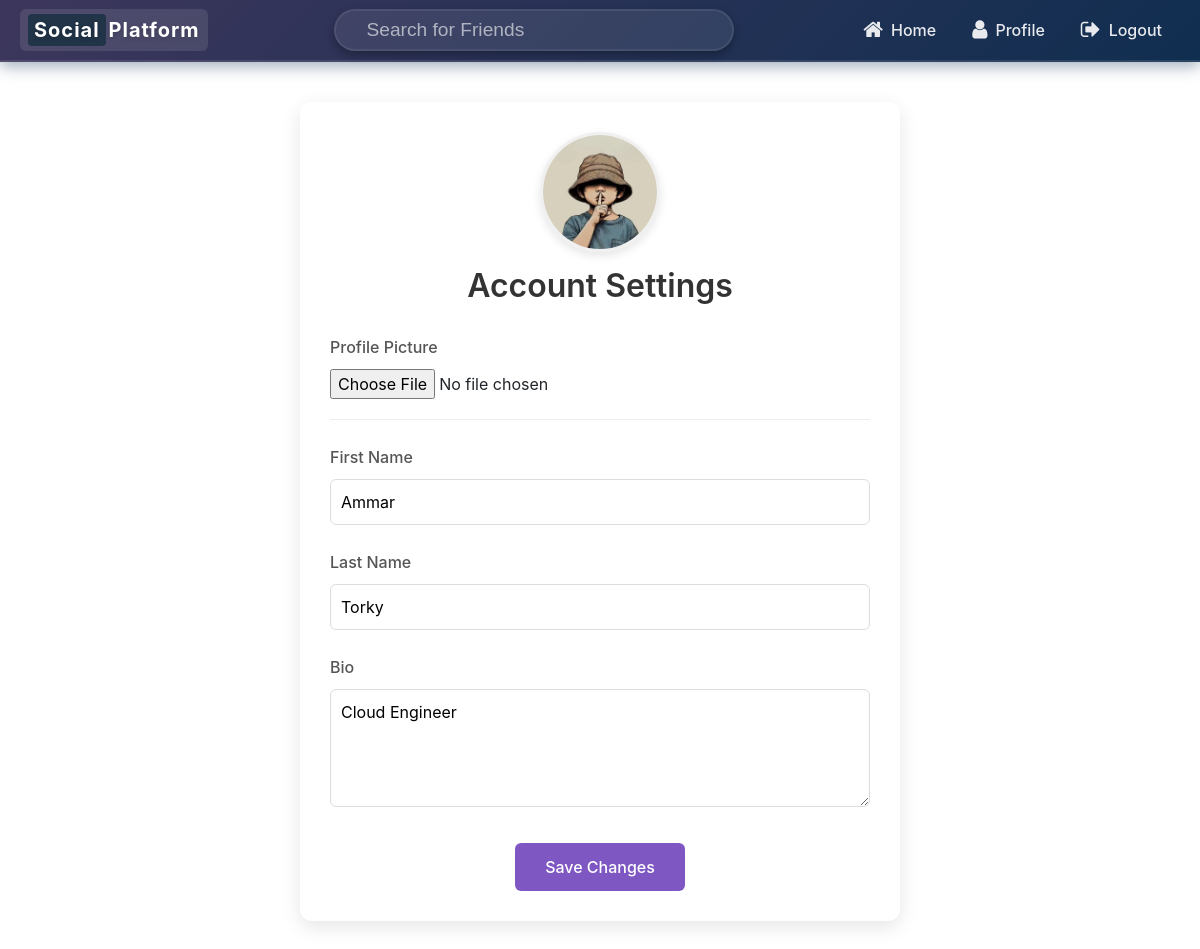
Page /settings/ (signed in) on the earlier database version.
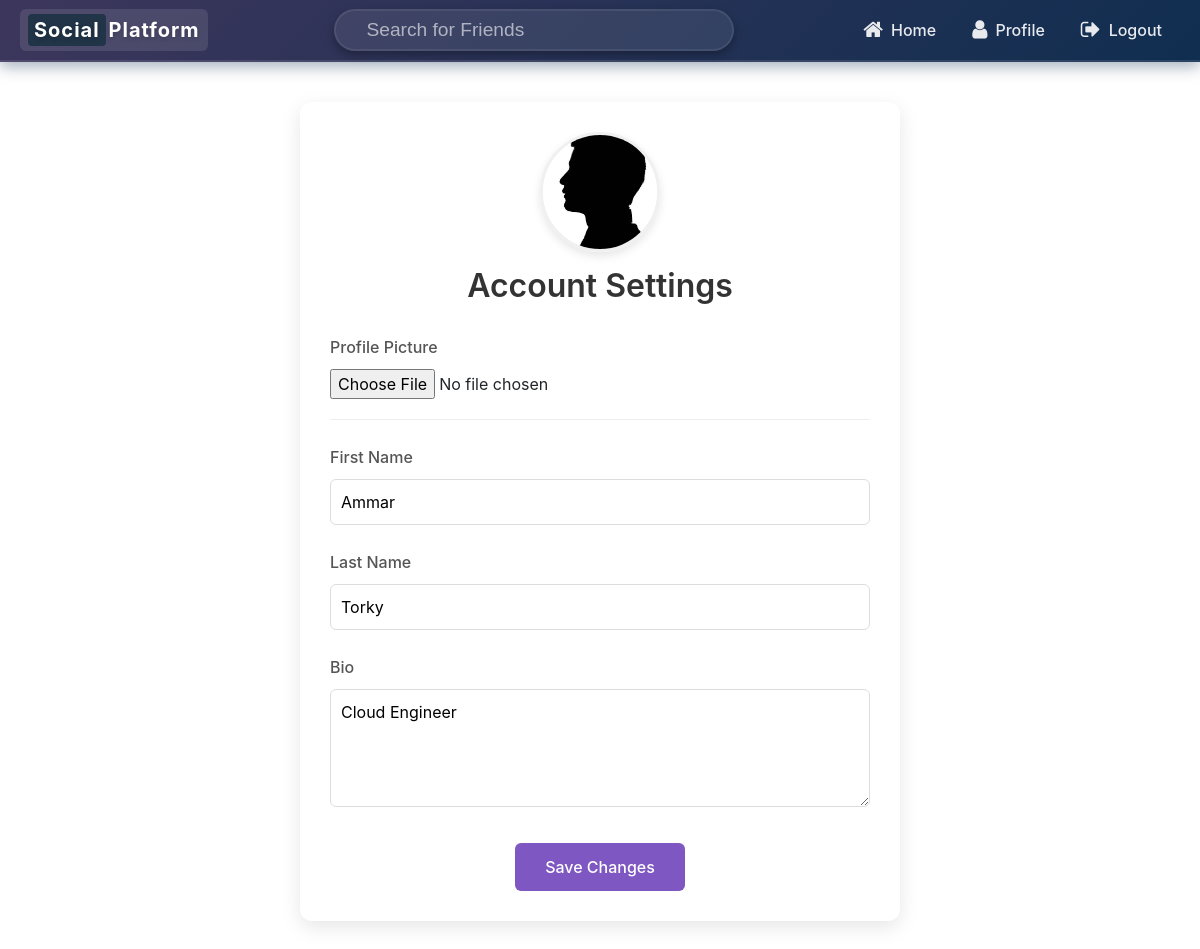
Same page on the later database version.
### core/models.py (models this page shows, shortened)
class User(AbstractUser):
    profile_pic = models.ImageField(default='profile_pics/default.jpg',upload_to='profile_pics')
    bio = models.TextField(null = True ,max_length=500,blank=True,default='')

### core/views.py (the view)
# urls.py: path('settings/',AcoountSettingView.as_view(), name='accountsettings'),
@method_decorator(login_required(login_url='login_page'), name='dispatch')
class AcoountSettingView(UpdateView):
    model = User
    fields = ['first_name', 'last_name', 'profile_pic','bio' ]
    template_name = 'AccountSetting.html'
    success_url = '/profile'
    def get_object(self, queryset = None):
        return self.request.user

### Templates/AccountSetting.html (shortened to what this page needs)
{% extends 'base.html' %}
{% load crispy_forms_tags %}
{% block navbar %}
{% include 'navbar.html' %}
{% endblock navbar %}
{% block content %}
<div style="max-width: 600px; margin: 40px auto; padding: 30px; background-color: #ffffff; border-radius: 12px; box-shadow: 0 6px 20px rgba(0,0,0,0.1);">
    <div style="text-align: center; margin-bottom: 30px;">
        <div style="width: 120px; height: 120px; margin: 0 auto 15px; border-radius: 50%; overflow: hidden; box-shadow: 0 4px 10px rgba(0,0,0,0.1); border: 3px solid #f0f0f0;">
            <img id="profile-preview" src="{{ user.profile_pic.url }}" style="width: 100%; height: 100%; object-fit: cover;">
        </div>
        <h2 style="margin: 15px 0 5px; font-weight: 600; color: #333;">Account Settings</h2>
    </div>
    <form method="POST" action="" enctype="multipart/form-data">
        <div style="margin-bottom: 25px; padding-bottom: 20px; border-bottom: 1px solid #eee;">
            <label for="id_profile_pic" style="display: block; margin-bottom: 10px; font-weight: 500; color: #555;">Profile Picture</label>
            <input type="file" name="profile_pic" id="id_profile_pic" style="width: 100%;" accept="image/*" onchange="previewImage(this);">
        </div>
        <div style="margin-bottom: 25px;">
            <label for="id_first_name" style="display: block; margin-bottom: 10px; font-weight: 500; color: #555;">First Name</label>
            <input type="text" name="first_name" value="{{ user.first_name }}" id="id_first_name" style="width: 100%; padding: 10px; border: 1px solid #ddd; border-radius: 6px;">
        </div>
        <div style="margin-bottom: 25px;">
            <label for="id_last_name" style="display: block; margin-bottom: 10px; font-weight: 500; color: #555;">Last Name</label>
            <input type="text" name="last_name" value="{{ user.last_name }}" id="id_last_name" style="width: 100%; padding: 10px; border: 1px solid #ddd; border-radius: 6px;">
        </div>
        <div style="margin-bottom: 30px;">
            <label for="id_bio" style="display: block; margin-bottom: 10px; font-weight: 500; color: #555;">Bio</label>
            <textarea name="bio" id="id_bio" rows="4" maxlength="500" style="width: 100%; padding: 10px; border: 1px solid #ddd; border-radius: 6px;">{{ user.bio }}</textarea>
        </div>
        <div style="text-align: center;">
            <button type="submit" style="background-color: #7E57C2; color: white; border: none; padding: 12px 30px; border-radius: 6px; font-weight: 500; cursor: pointer;">
                Save Changes
            </button>
        </div>
    </form>
</div>
{% endblock content %}

Differences in the rows shown:
changed User "Ammar": profile_pic: picture removed, a placeholder shows
